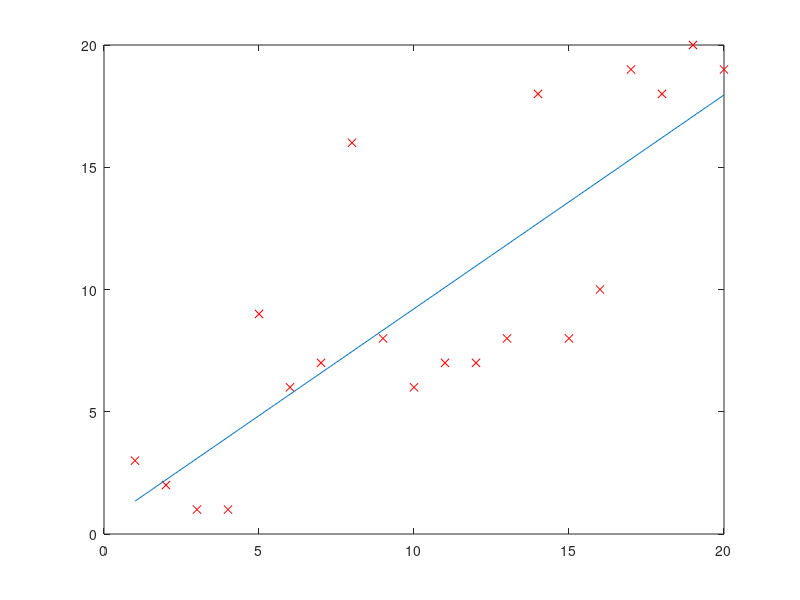

The MATLAB script that drew this image:
%% Linearni regrese

% data
x = 1:20;
y = 1:20;
% pouzijeme funkci poissrnd, ktera nageneruje data s poissonovskym rozdelenim
ySum = poissrnd(y);

% napocitame Sk a Tk
S0 = sum(x.^0);
S1 = sum(x.^1);
S2 = sum(x.^2);
T0 = sum(ySum.*x.^0);
T1 = sum(ySum.*x.^1);

% napocitame parametry a a b - pro kvadratickou regresi zde pouzijte
% matlabovsky "backslash(\)"
b= ( S2*T0 - S1*T1 ) / ( S0*S2 - S1^2 );
a= ( S0*T1 - S1*T0 ) / ( S0*S2 - S1^2 );

% nagenerujeme si body x, ve kterych chceme provest interpolaci
xToPrint=1:0.1:20;

% spocteme si hodnotu interpolace
yToPrint=a*xToPrint+b;

% zobrazime
plot(x,ySum,'rx',xToPrint,yToPrint);

%% Kvadraticka regrese

% pozijte tyto data
x2 = 1:20;
y2 = 2*x2-(1/10)*x2.^2;
% opet pridame chybu mereni
y2Sum = poissrnd(y2);

% !BYTEK UZ DOPLNTE SAMI!
% NA KONCI NEZAPOMENTE VYSLEDEK VYKRESLIT PODOBNE JAKO U LINEARNI REGRESE